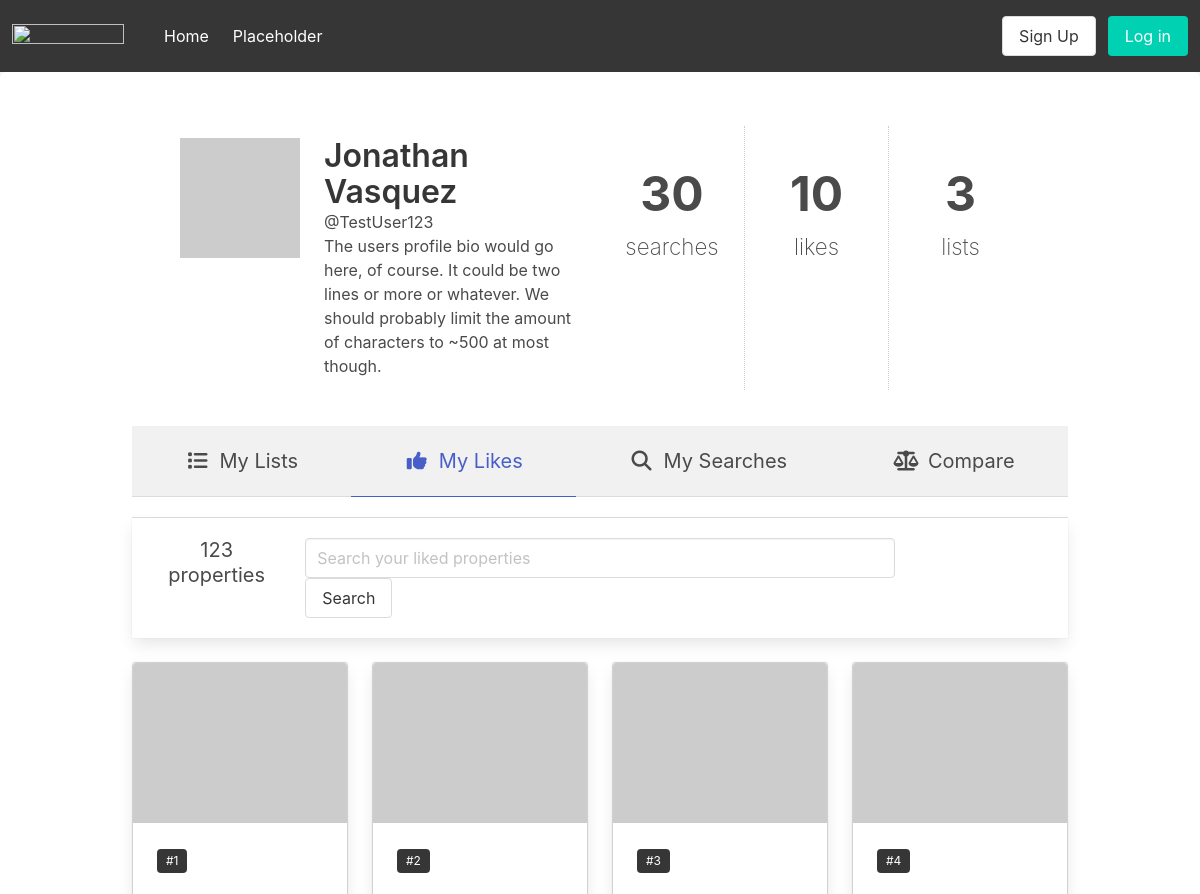
The app's page /user/4/ (upper part), older data.
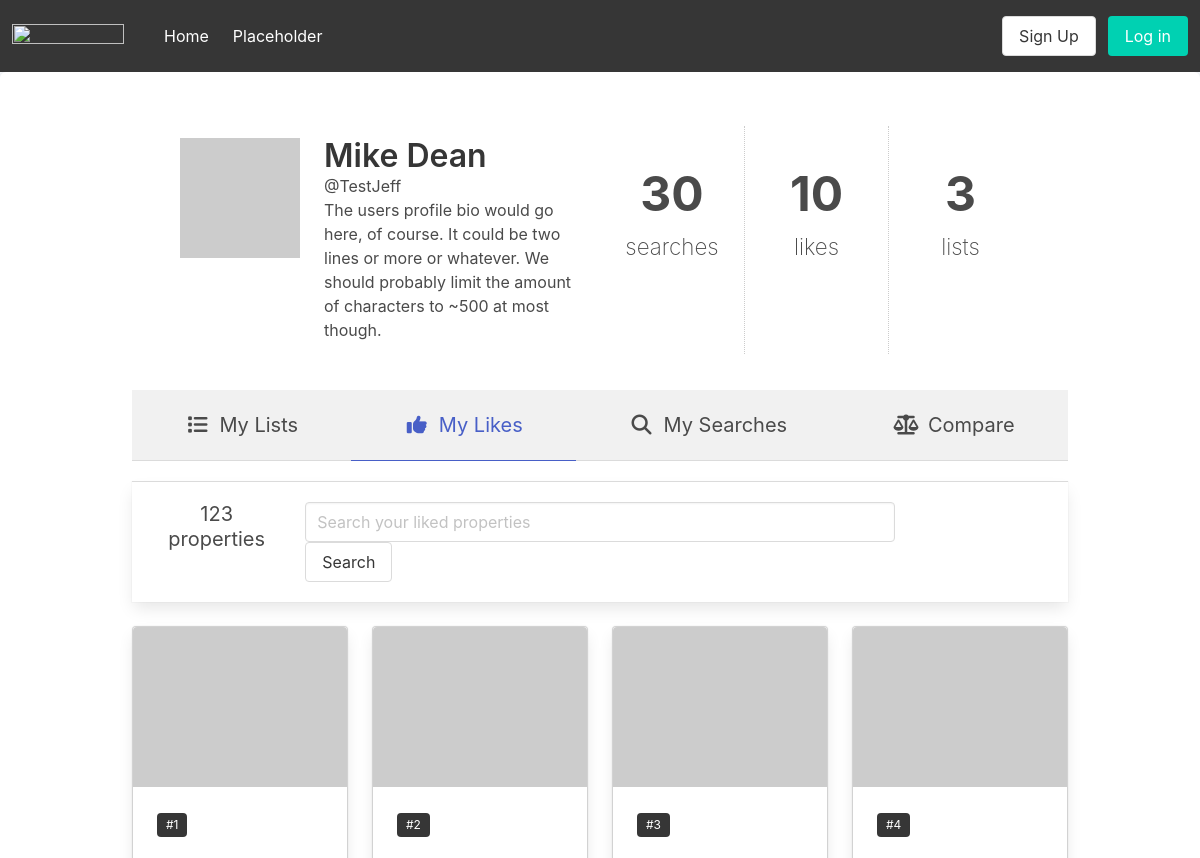
The same page, newer data.
### api/models.py (models this page shows, shortened)
class CustomUser(auth.models.AbstractUser, auth.models.PermissionsMixin):
    user_type_choices = (
        (0, 'Scout'),
        (1, 'Athlete'),
    )
    height_foot_options = (
        (4, '4'),
        (5, '5'),
        (6, '6'),
        (7, '7'),
    )
    height_inch_options = (
        (0, '0'),
        (1, '1'),
        (2, '2'),
        (3, '3'),
        (4, '4'),
        (5, '5'),
        (6, '6'),
        (7, '7'),
        (8, '8'),
        (9, '9'),
        (10, '10'),
        (11, '11'),
        (12, '12'),
    )
    weight_lb = models.IntegerField(default=140)
    height_ft = models.IntegerField(choices=height_foot_options, default=5)
    height_in = models.IntegerField(choices=height_inch_options, default=6)
    school = models.CharField(max_length=128, blank=True)
    profile_pic = models.ImageField(null=True, blank=True)
    user_type = models.PositiveSmallIntegerField(null=True, choices=user_type_choices)

### api/views.py (the view)
# urls.py: path('user/<int:pk>/', views.UserDetail.as_view(), name='user_detail_page'),
class UserDetail(DetailView):
    model = models.CustomUser
    template_name = 'user_detail.html'
    context_object_name = 'user_detail'

### templates/user_detail.html (shortened to what the changed rows need)
{% extends 'base.html' %}
{% load static %}
{% block bodyblock %}
<link rel="stylesheet" href="{% static 'css/user_detail.css' %}">
<section class = "is-link container">
<div class='columns'>
    <div class='container profile'>
      <div class='section profile-heading'>
        <div class='columns is-mobile is-multiline'>
          <div class='column is-4-tablet is-10-mobile name'>
            <p>
              <span class='title is-bold'>{{user_detail.first_name}} {{user_detail.last_name}}</span>
              <br>
              <span class='title-is-size-4'>@{{user_detail.username}}</span>
              <br>
            </p>
          </div>
        </div>
      </div>
    </div>
  </div>
</section>
{% endblock bodyblock %}

Row changes from the older to the newer data that the page shows:
changed CustomUser: first_name "Jonathan" → "Mike"; last_name "Vasquez" → "Dean"; username "TestUser123" → "TestJeff"
